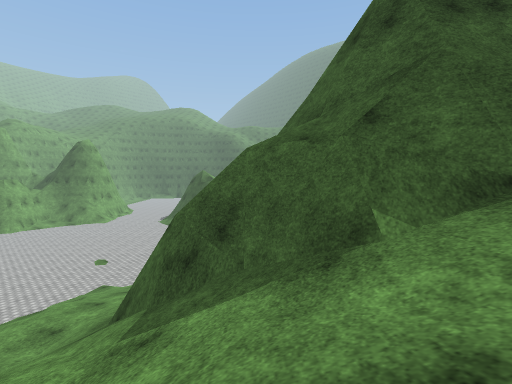
view 1 (above)

19 first-person views from a walk through a scene from a Unity 3-D project. The camera is 1.2 m above the floor, tilts 4° down and sees 85° across. The floor is counted in squares, 2 m on a side. Each view is taken from the middle of a square. On the plan, view 1 faces up. The plan holds only what a view shows up to about 9 squares ahead; the rest is blank. The place goes on beyond the plan. The player is left out. Surface patterns are stand-ins for the level's own textures.

view 2
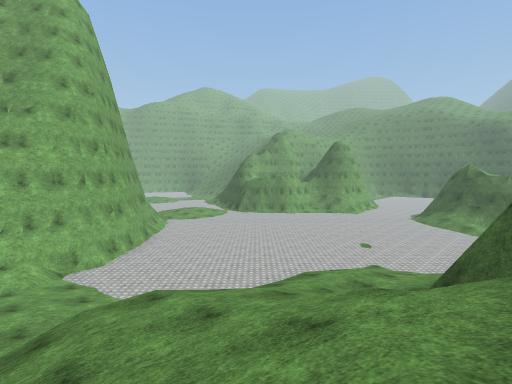

view 3
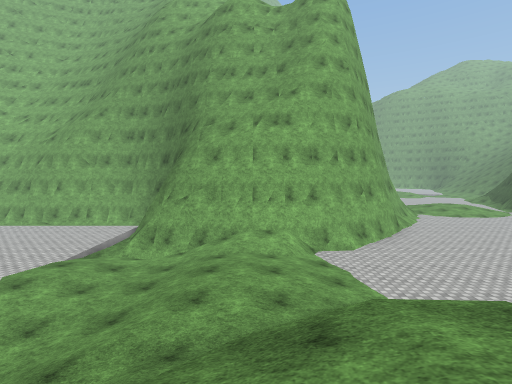

view 4
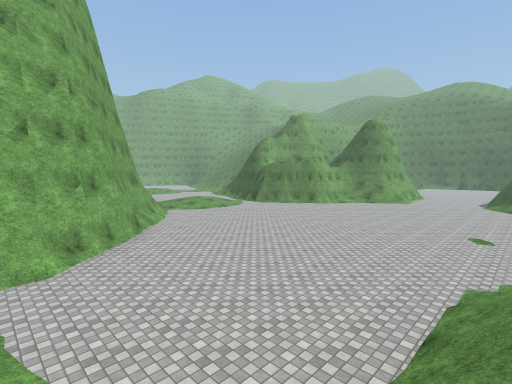

view 5
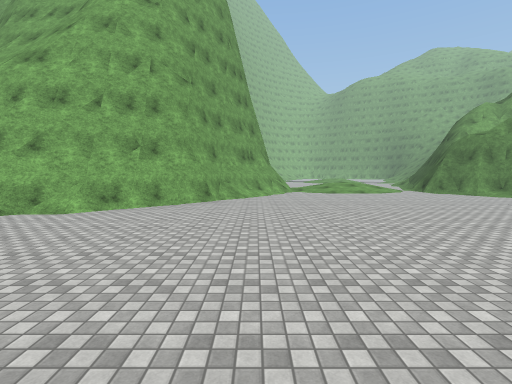

view 6
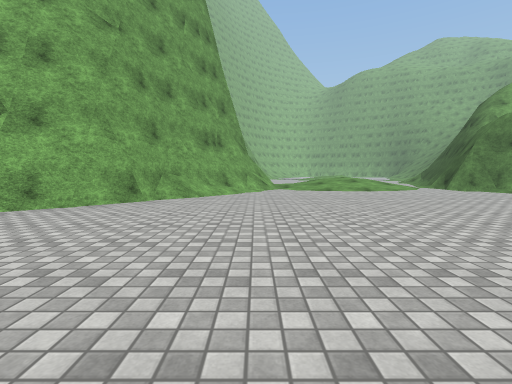

view 7
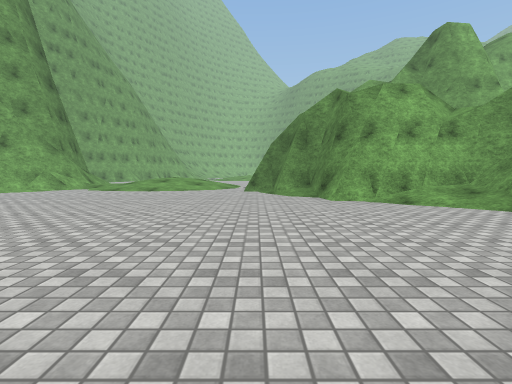

view 8
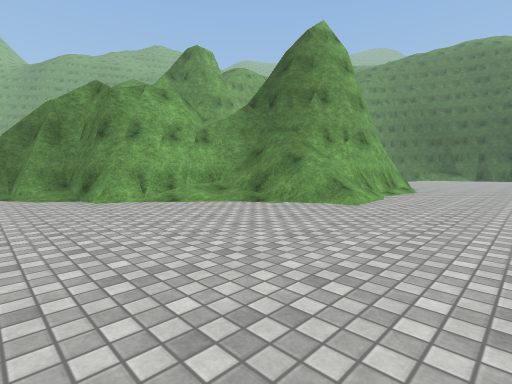

view 9
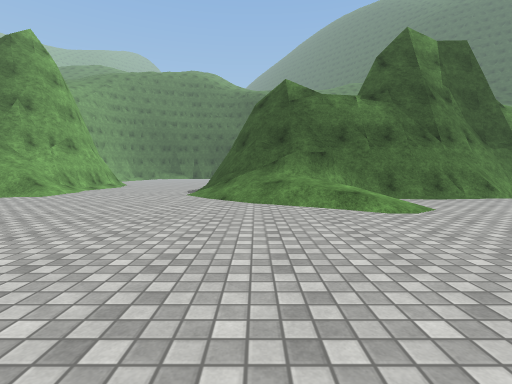

view 10
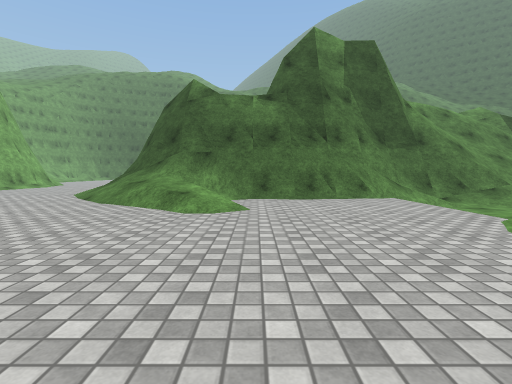

view 11
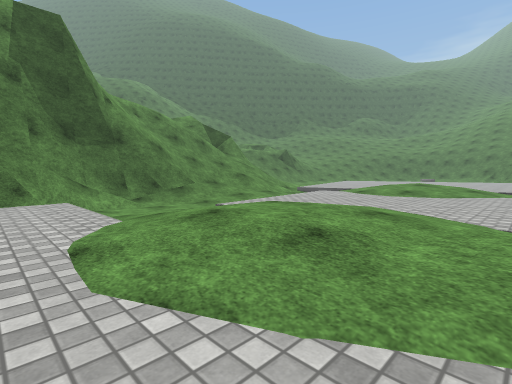

view 12
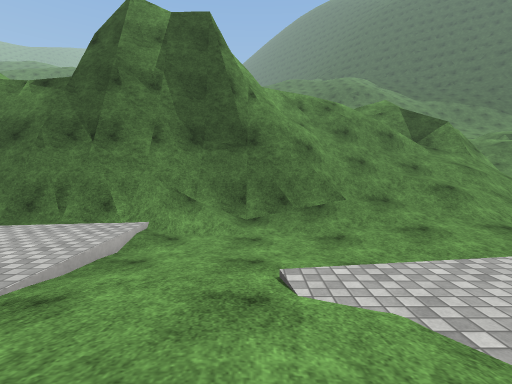

view 13
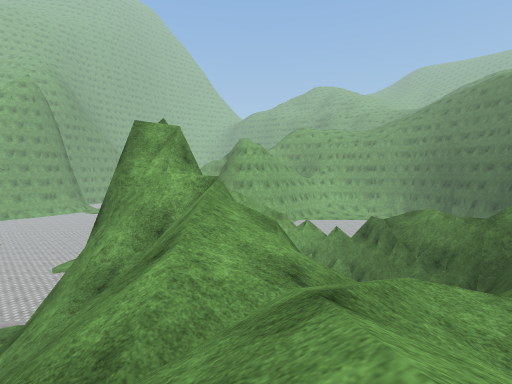

view 14
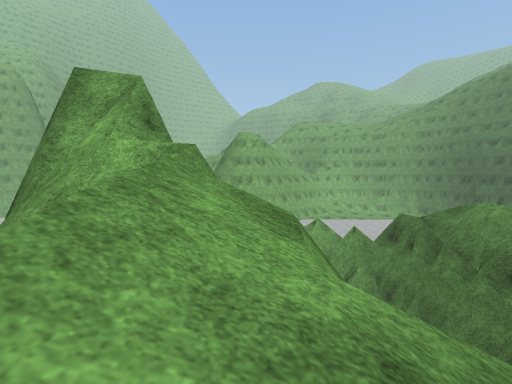

view 15
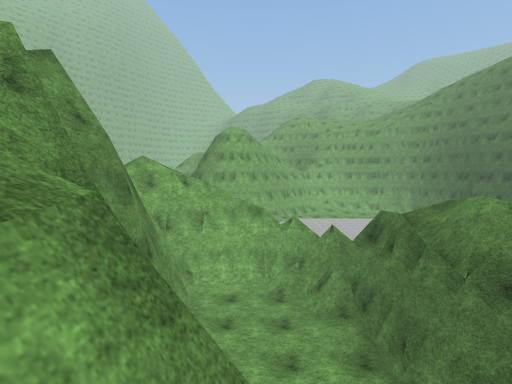

view 16
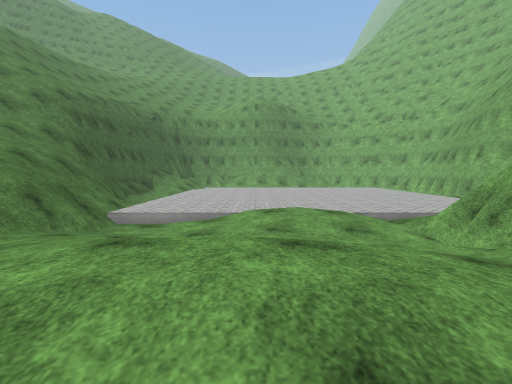

view 17
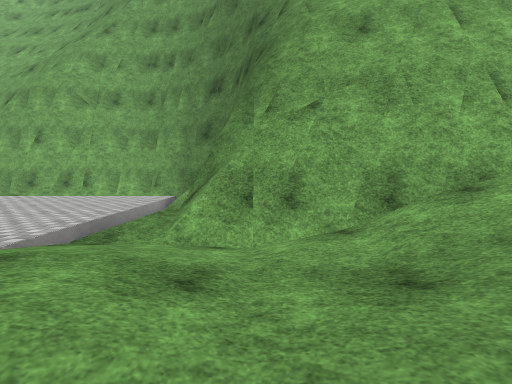

view 18
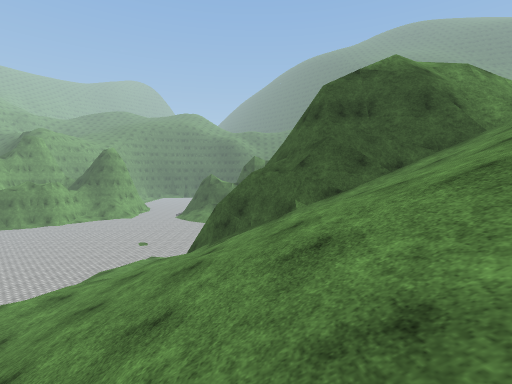

view 19
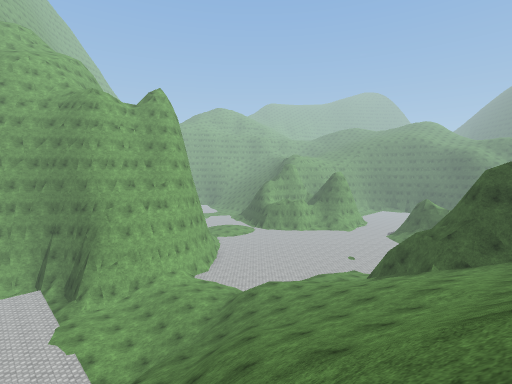

### Floor plan
Key: @ floor where view 1 was taken; # wall or solid block; . main floor; : floor 0.25 m higher than the main floor; - floor 0.5 m lower than the main floor; + floor 0.75 m higher than the main floor; _ floor 1 m lower than the main floor; * floor 1.5 m higher than the main floor; % floor 3 m higher than the main floor; / step, stairs or slope; = window, fence, low wall or low ledge; v drop or lower ground.
Columns run from 17 left of view 1 to 9 right of it. Each row starts with its distance up from view 1.
 29                  =vvv
 28               # vvvvv#
 27              ##vvvv  v
 26              #vvvvv
 25        ..    #vvvvv  v///
 24        ..    #vvvv  v/////
 23       #...   ####vv##=#/=#
 22      ##...   ## #####////=#
 21    ####....####  ####//////
 20    #///..../##########/////
 19   ##///....////###//-/////
 18    #/......./+/....----..
 17    #........./:.../----/-.
 16  ###......................
 15 ##........................:
 14 #..................::.....:
 13 .........  ................
 12 ........  ...  . .......//-
 11 ........ ....
 10 .............
  9 ...............
  8 .............//
  7 ............///
  6 ##..........///
  5  ##........./**  =v
  4   ###......./*/===v/////
  3     ##...../////=####//#
  2      #=.... //////=##v#
  1      ##.../ ///////////
  0       #/::///%///@////
 -1       #/+++//////////
 -2       #/:++://///////
 -3      ##..././////////
 -4      ##--.--/////////
 -5   #  ##...-_=////////
 -6  ##////...///////////
 -7  #/........./=///  //
 -8  #/........./#v//   /
 -9  #/........./##v/

Positions as (right, up) in squares from view 1, and headings:
1: (0, 0), facing up
2: (-1, -1), facing up-left
3: (-3, -1), facing left
4: (-5, 1), facing up-left
5: (-5, 6), facing left
6: (-8, 7), facing left
7: (-8, 14), facing left
8: (-8, 14), facing up-left
9: (-5, 12), facing up
10: (-2, 12), facing up
11: (0, 12), facing up-right
12: (3, 14), facing up
13: (8, 24), facing left
14: (6, 24), facing left
15: (5, 25), facing left
16: (-8, 0), facing down
17: (-8, -4), facing left
18: (0, -4), facing up
19: (3, -8), facing up-left
